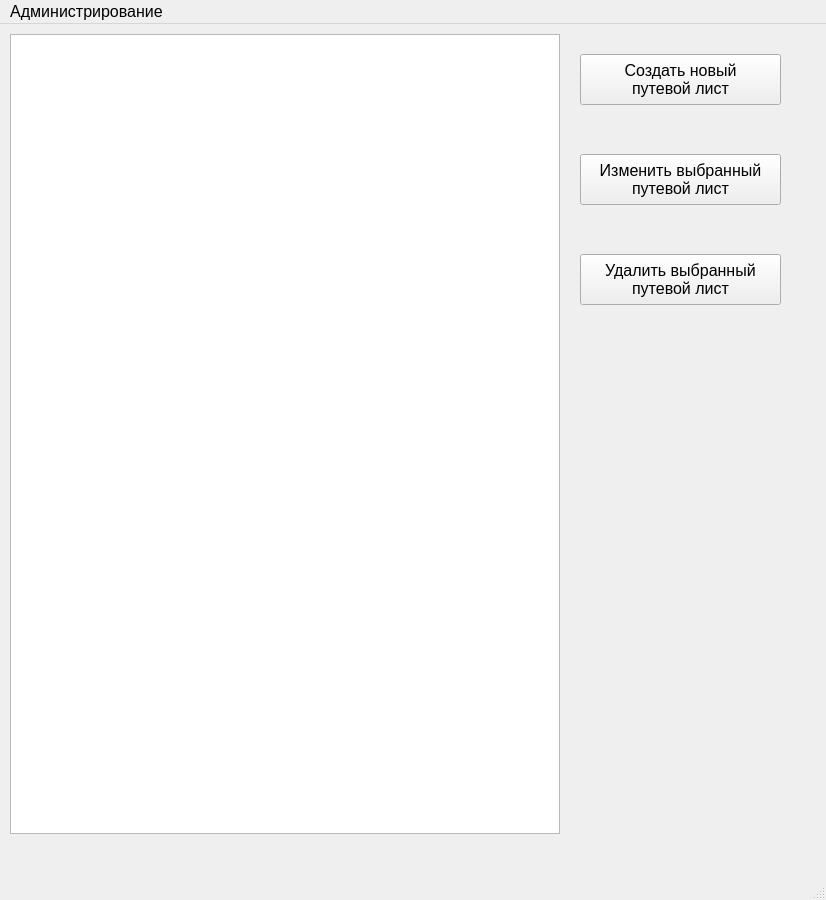
<?xml version="1.0" encoding="UTF-8"?>
<ui version="4.0">
 <class>MainWindow</class>
 <widget class="QMainWindow" name="MainWindow">
  <property name="geometry">
   <rect>
    <x>0</x>
    <y>0</y>
    <width>826</width>
    <height>900</height>
   </rect>
  </property>
  <property name="font">
   <font>
    <pointsize>12</pointsize>
   </font>
  </property>
  <property name="windowTitle">
   <string>Все путевые листы</string>
  </property>
  <property name="documentMode">
   <bool>false</bool>
  </property>
  <widget class="QWidget" name="centralwidget">
   <widget class="QListWidget" name="waybillList">
    <property name="geometry">
     <rect>
      <x>10</x>
      <y>10</y>
      <width>550</width>
      <height>800</height>
     </rect>
    </property>
   </widget>
   <widget class="QPushButton" name="waybillCreateButton">
    <property name="geometry">
     <rect>
      <x>580</x>
      <y>30</y>
      <width>201</width>
      <height>51</height>
     </rect>
    </property>
    <property name="font">
     <font>
      <pointsize>12</pointsize>
     </font>
    </property>
    <property name="text">
     <string>Создать новый 
путевой лист</string>
    </property>
    <property name="icon">
     <iconset>
      <normalon>static/new.png</normalon>
     </iconset>
    </property>
   </widget>
   <widget class="QPushButton" name="waybillChangeButton">
    <property name="geometry">
     <rect>
      <x>580</x>
      <y>130</y>
      <width>201</width>
      <height>51</height>
     </rect>
    </property>
    <property name="font">
     <font>
      <pointsize>12</pointsize>
     </font>
    </property>
    <property name="text">
     <string>Изменить выбранный 
путевой лист</string>
    </property>
    <property name="icon">
     <iconset>
      <normalon>static/edit.png</normalon>
     </iconset>
    </property>
   </widget>
   <widget class="QPushButton" name="waybilDeleteButton">
    <property name="geometry">
     <rect>
      <x>580</x>
      <y>230</y>
      <width>201</width>
      <height>51</height>
     </rect>
    </property>
    <property name="font">
     <font>
      <pointsize>12</pointsize>
     </font>
    </property>
    <property name="text">
     <string>Удалить выбранный 
путевой лист</string>
    </property>
    <property name="icon">
     <iconset>
      <normalon>static/delete.png</normalon>
     </iconset>
    </property>
   </widget>
  </widget>
  <widget class="QMenuBar" name="menubar">
   <property name="geometry">
    <rect>
     <x>0</x>
     <y>0</y>
     <width>826</width>
     <height>27</height>
    </rect>
   </property>
   <widget class="QMenu" name="menu">
    <property name="title">
     <string>Администрирование</string>
    </property>
    <addaction name="separator"/>
    <addaction name="action_5"/>
    <addaction name="action_6"/>
    <addaction name="separator"/>
    <addaction name="action_8"/>
    <addaction name="action_9"/>
    <addaction name="separator"/>
    <addaction name="action_11"/>
    <addaction name="action_12"/>
   </widget>
   <addaction name="menu"/>
  </widget>
  <widget class="QStatusBar" name="statusbar"/>
  <action name="action">
   <property name="text">
    <string>Диспетчер</string>
   </property>
  </action>
  <action name="action_2">
   <property name="text">
    <string>Механик</string>
   </property>
  </action>
  <action name="action_3">
   <property name="text">
    <string>Бухгалтер</string>
   </property>
  </action>
  <action name="action_5">
   <property name="text">
    <string>Водитель</string>
   </property>
  </action>
  <action name="action_6">
   <property name="text">
    <string>Кондуктор</string>
   </property>
  </action>
  <action name="action_8">
   <property name="text">
    <string>Автобус</string>
   </property>
  </action>
  <action name="action_9">
   <property name="text">
    <string>Маршрут</string>
   </property>
  </action>
  <action name="action_11">
   <property name="text">
    <string>Механик</string>
   </property>
  </action>
  <action name="action_12">
   <property name="text">
    <string>Диспетчер</string>
   </property>
  </action>
 </widget>
 <resources/>
 <connections/>
</ui>
